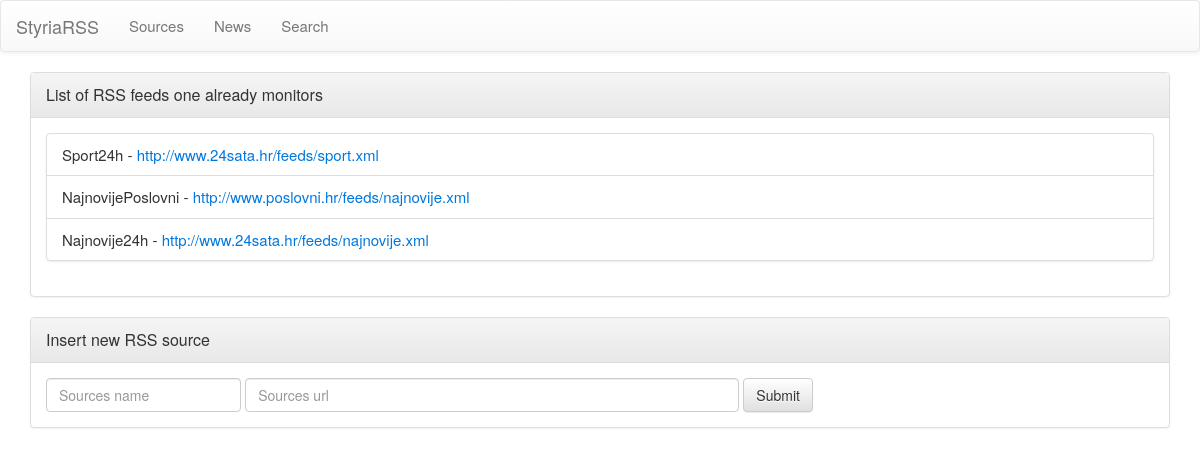
Before: /sources with the older database file.
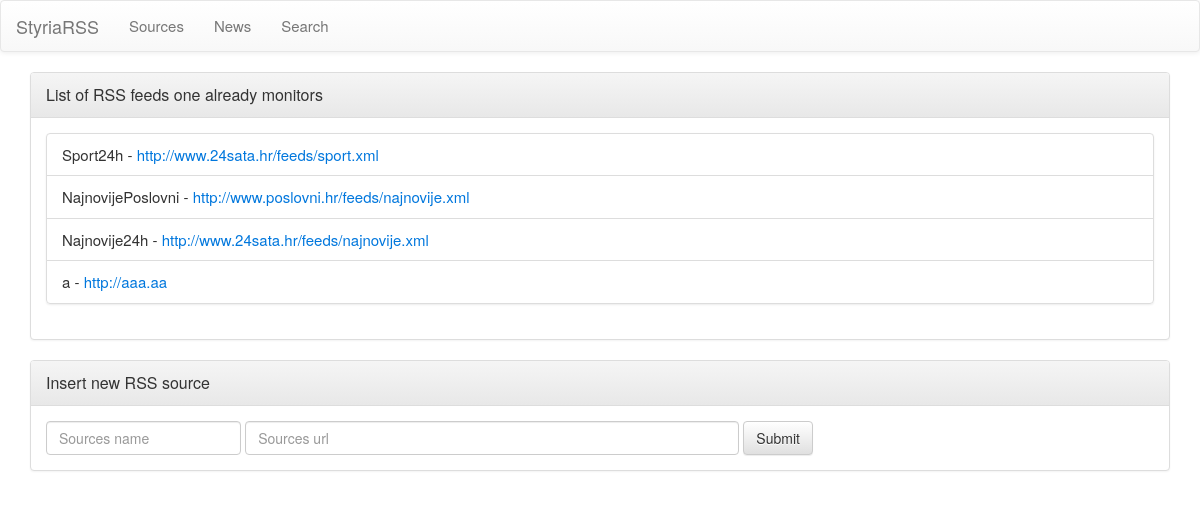
After: the same page with the newer database file.
### rss_collector/models.py (models this page shows, shortened)
class Sources(models.Model):
    name = models.CharField(max_length=100)
    url = models.URLField(max_length=200)

### rss_collector/views.py (the view, shortened to what this page needs)
# urls.py: url(r'^sources$', IndexView.as_view(), name='sources'),
class IndexView(FormView):
    model = Sources
    template_name = "index.html"
    form_class = SourcesForm
    def get_context_data(self, **kwargs):
        context = super(IndexView, self).get_context_data(**kwargs)
        context["sources"] = self.model.objects.get_queryset().all()
        return context

### rss_collector/models.py
class SourcesForm(ModelForm):
    class Meta:
        model = Sources
        fields = ['name', 'url']

### rss_collector/templates/index.html (shortened to what this page needs)
{% extends "base.html" %}
{% block content %}
    <section>
        <div class="panel panel-default">
          <div class="panel-heading">
            <h3 class="panel-title">List of RSS feeds one already monitors</h3>
          </div>
          <div class="panel-body">
            <ul class="list-group">
            {% for source in sources %}
                <li class="list-group-item">{{ source.name }} - <a href="{{ source.url }}" target="_blank">{{ source.url }}</a></li>
            {% endfor %}
            </ul>
          </div>
        </div>
    </section>
    <section>
        <div class="panel panel-default">
          <div class="panel-heading">
            <h3 class="panel-title">Insert new RSS source</h3>
          </div>
          <div class="panel-body">
            <form class="form-inline" role="form" method="post">{% csrf_token %}
                <div class="form-group">
                    <input type="text" class="form-control" id="name" placeholder="Sources name" name="name" size="20">
                </div>
                <div class="form-group">
                    <input type="url" class="form-control" id="url" placeholder="Sources url" name="url" size="60">
                </div>
                <div class="form-group">
                       <button type="submit" class = "btn btn-default">Submit</button>
                </div>
            </form>
          </div>
        </div>
    </section>
{% endblock %}

### rss_collector/templates/base.html (shortened to what this page needs)
<!doctype html>
{% load staticfiles %}
<html lang="en">
<head>
    <link rel="stylesheet" href="{% static "py/bootstrap-3.3.6-dist/css/bootstrap.min.css" %}">
    <link rel="stylesheet" href="{% static "py/bootstrap-3.3.6-dist/css/bootstrap-theme.min.css" %}">
    <link rel="stylesheet" href="{% static "py/uikit-2.25.0/css/uikit.min.css" %}" />
    <link rel="stylesheet" href="{% static "style.css" %}">
</head>
<body>
    <nav class="navbar navbar-default">
      <div class="container-fluid">
        <div class="navbar-header">
          <a class="navbar-brand" href="sources">StyriaRSS</a>
        </div>
        <div class="collapse navbar-collapse" id="bs-example-navbar-collapse-1">
          <ul class="nav navbar-nav">
            <li><a href="sources">Sources <span class="sr-only">(current)</span></a></li>
            <li><a href="posts">News</a></li>
              <li><a href="search">Search</a></li>
          </ul>
        </div>
      </div>
    </nav>
    <div class="container">
    {% block content %}
    {% endblock %}
    </div>
</body>
</html>

### rss_collector/static/style.css (style rules this page uses)
body { margin: 0; padding: 0; font-size: 15px; }
nav { background-color: #333; margin: 0; overflow: hidden; }
nav ul { margin: 0; padding: 0; }
nav ul li { display: inline-block; list-style-type: none; }

Changed rows visible on the page:
added Sources: name "a", url "http://aaa.aa"
